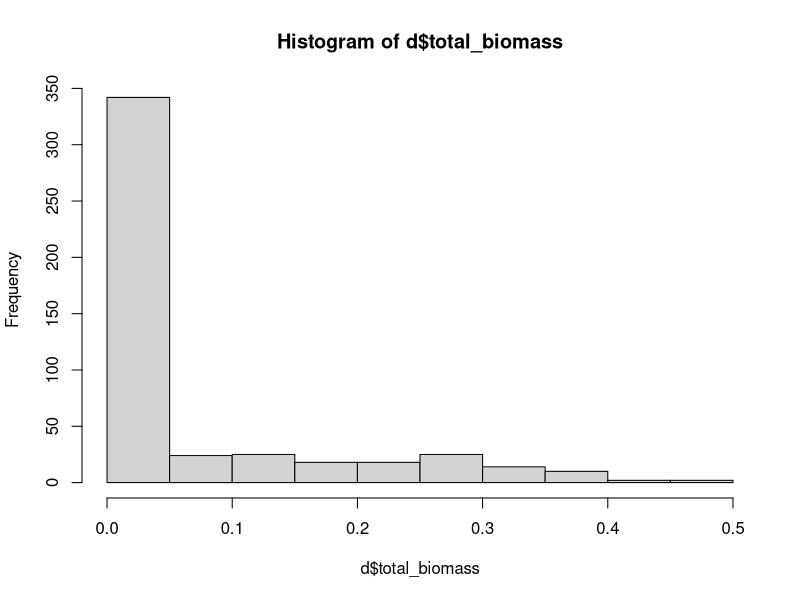
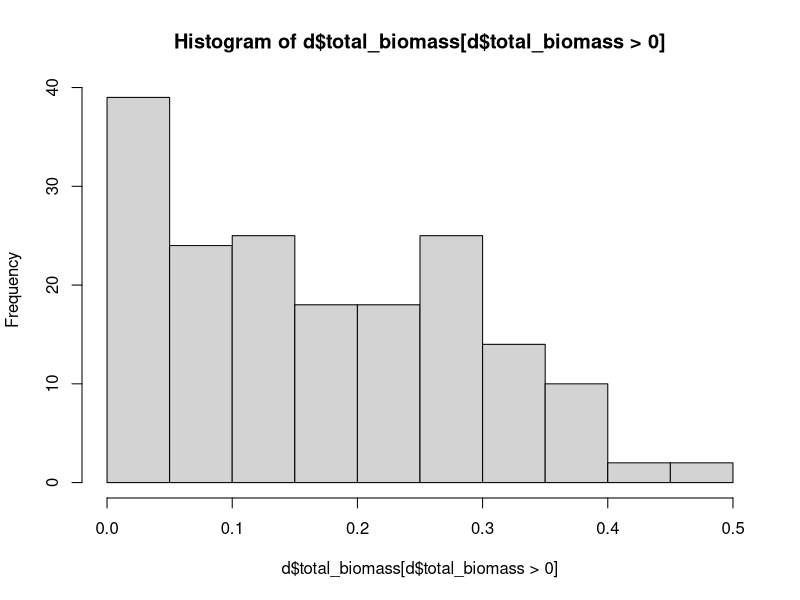
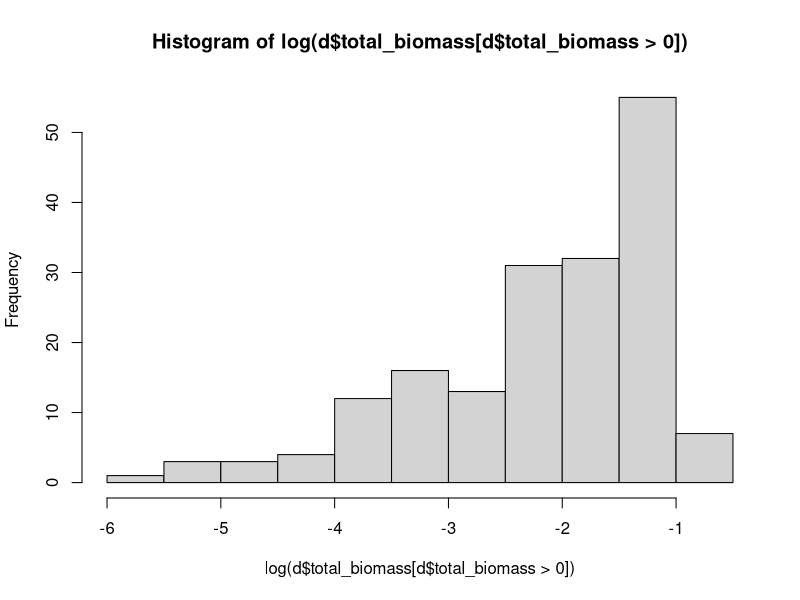
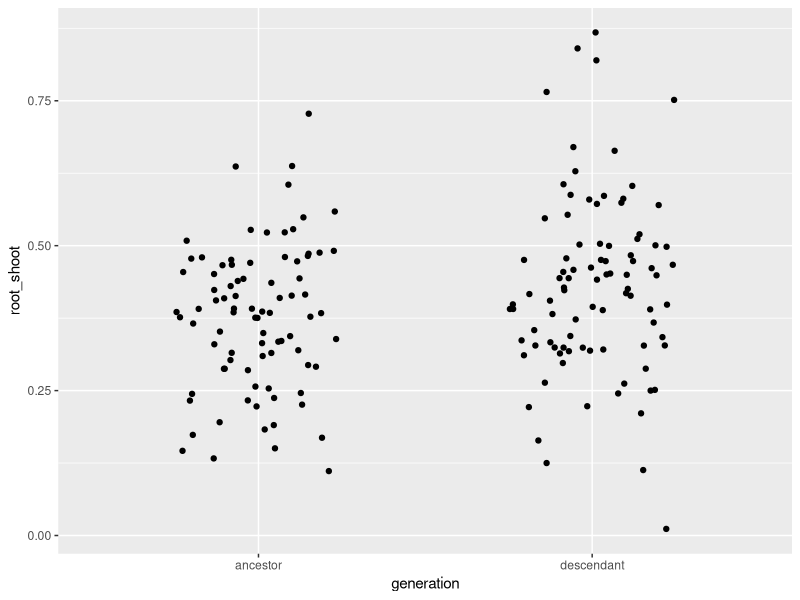

These figures' R source, in order:

# first we need to read in the data

d <- read.csv("data/week_2/root_data_christie_2023.csv")


# look at the structure
str(d)

# dimensions of the data?

dim(d)

# so there are 480 observations of 12 variables

# looks like there are 4 categorical variables we might be interested in, let's see how 
# many observations are in each of them

table(d$population)
table(d$generation)
table(d$maternal_line)
table(d$treatment)

# since we are probably looking for an affect of generation and treatment, how many
# are in each combination of generation and treatment

table(d[, c("generation", "treatment")])



# it looked like there were some columns 
# that had NAs, let's see how many NAs are in each column

apply(d, 2, function(x) sum(is.na(x)))

# looks like there is a lot of missing data! 

# let's take a look at the total biomass column

hist(d$total_biomass)


# seems there is a big spike at 0, what does it look like if we remove those

hist(d$total_biomass[d$total_biomass>0])

# we often think about size in terms of log size, let's log it!

hist(log(d$total_biomass[d$total_biomass>0]))

# we will assume if total biomass = 0 that the plant did not germinate, what is the
# proportion of plants that germinated

sum(d$total_biomass > 0)/nrow(d)


# not great, does it seem like there is a difference between the generations?
# the treatments?

library(tidyverse)

d %>% 
  group_by(generation) %>% 
  summarise(germ = sum(total_biomass>0)/n())

d %>% 
  group_by(treatment) %>%
  summarise(germ = sum(total_biomass>0)/n())

# how many entries have root and vegetative masses but no floral mass?

sum(d$total_biomass>0 & is.na(d$floral_mass))

# what is the proportion of germinated seeds that grew flowers?

sum(!is.na(d$floral_mass))/sum(d$total_biomass>0)

# is the germination rate different between generations in each treatment

d %>% 
  group_by(treatment, generation) %>% 
  summarise(germ = sum(total_biomass>0)/n(),
            n = n())


d %>% 
  mutate(root_shoot = root_mass/veg_mass) %>% 
  drop_na(root_shoot) %>% 
  ggplot(aes(x = generation, y = root_shoot)) +
  geom_jitter(width = .25)
